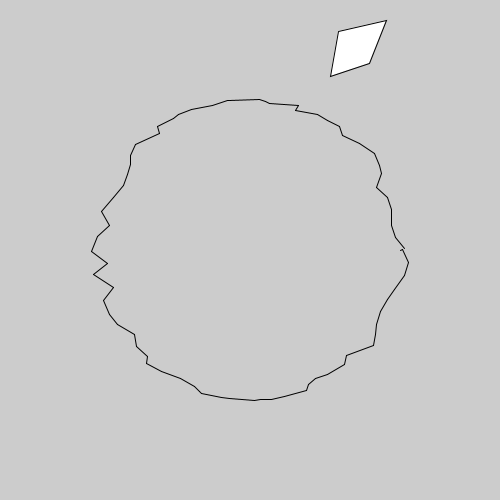
Frame 1 (no input)
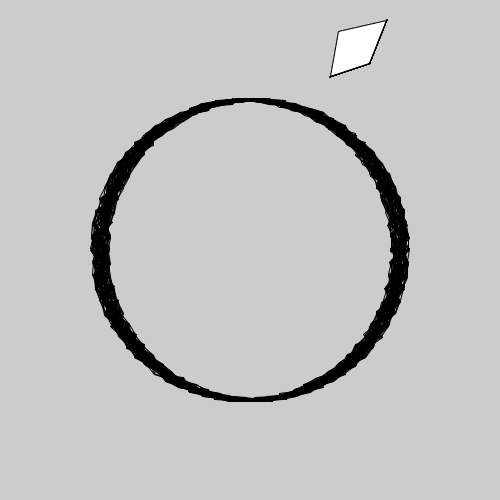
Frame 60 (the mouse pressed at the canvas centre just before this capture)
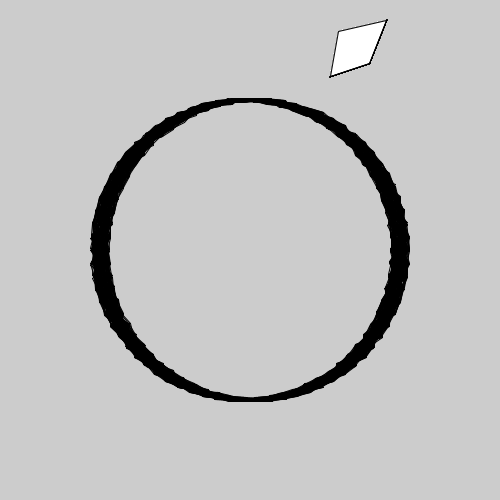
Frame 120 (the mouse held since frame 60 and released just before this capture)

The Processing sketch that drew these frames (run headless with seeded random() and noise(); from frame 60 on, the mouse is pressed at the canvas centre):

// Processing sketch: processing_111992
// ── processing_111992.pde

float timer = 0;
float angle = 0.0;
float s = 0;
float e = 0.3;
void setup()
{
  size(500, 500);
}

void draw()
{
  timer = timer + 0.0167;
  
  if (timer > 5)
  {
    angle += 0.1;
      if (angle > TWO_PI)
      {
        angle = 0;
      }
    rectMode(CENTER);
    pushMatrix();
    translate(250, 250);
    rotate(angle);
    rect(0, 0, 100, 100);
    popMatrix();
  }
  

  if (timer > 9)
  {
    pushMatrix();
    rotate(angle);
    triangle(130, 75, 158, 20, 186, 75);
    popMatrix();
  }
  
  //scaling up and down repeatedly
  if (timer > 7)
  {
    pushMatrix();
    translate(350, 350);
    scale(s, s);
    rect(0, 0, 50, 50);
    popMatrix();
    s += e;
     if (s > 2)
     {
      e = - 0.3;
     }
     if (s < 0.5)
     {
       e = 0.3;
     }
  }

  
else
{
  pushMatrix();
  rotate(angle);
  quad(338, 31, 386, 20, 369, 63, 330, 76);
  popMatrix();
}

//using sin to create a wave effect
  int centX = width/2;
  int centY = height/2;
  float radius = 150;
  float x, y;
  float lastx = centX + (radius * cos(0));
  float lasty = centY + (radius * sin(0));
  for (float ang = 0; ang <=360; ang += 5)
  {
    float rad = radians(ang);
    x = centX + (radius * cos(rad) + random(-10, 10));
    y = centY + (radius * sin(rad) + random(-2, 2));
    line(lastx, lasty, x, y);
    lastx = x;
    lasty = y;
  }
}
